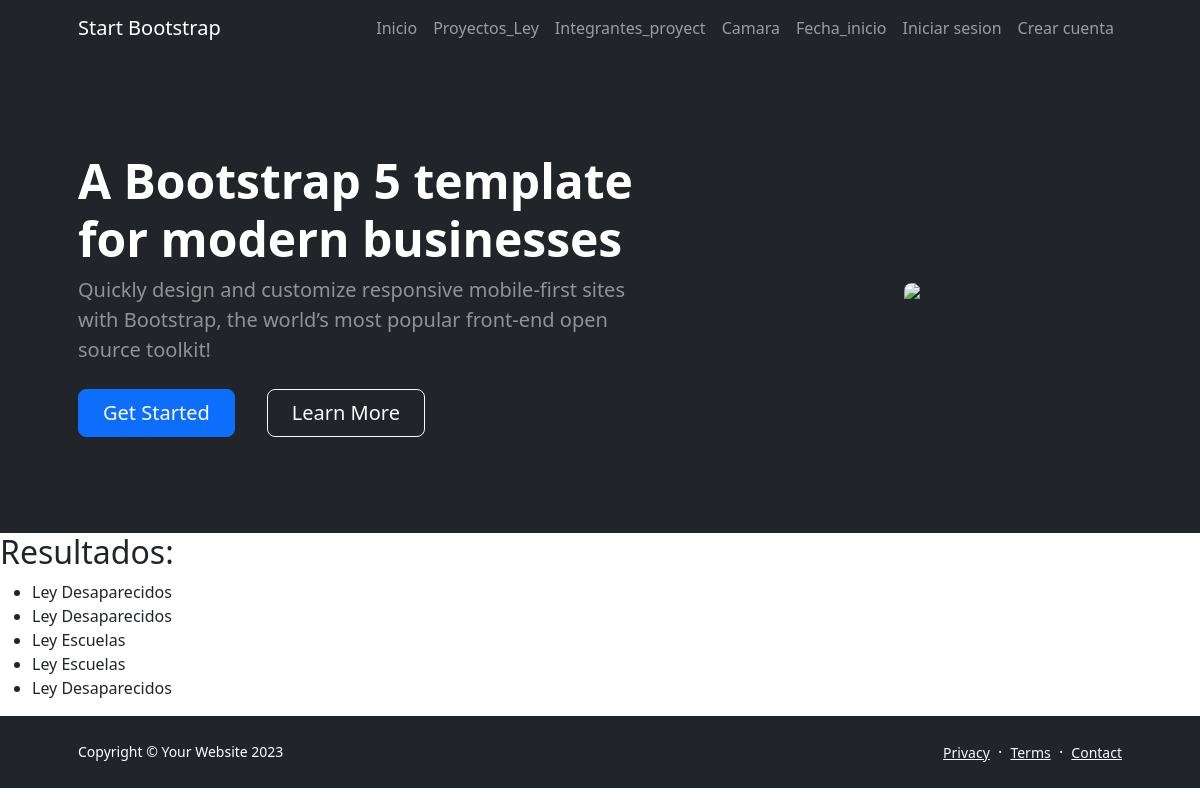
Page /busqueda_proyecto_ley/ on the earlier database version.
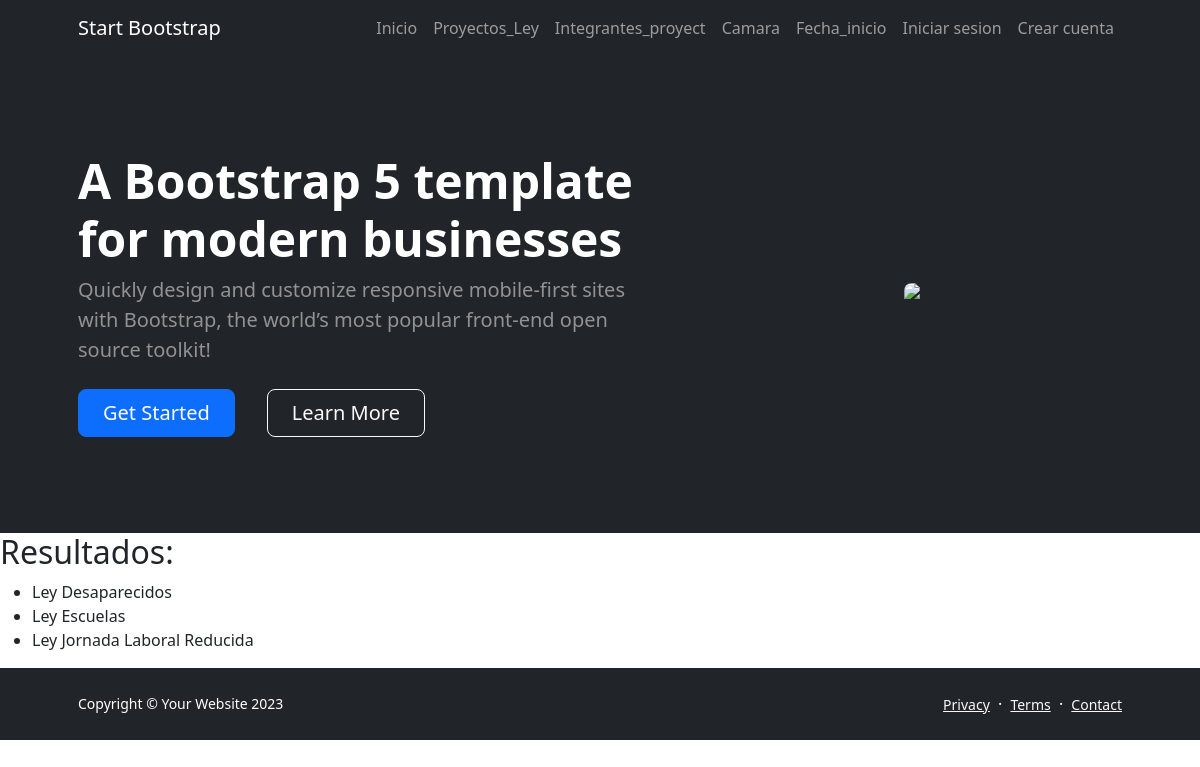
Same page on the later database version.
### appcoder/models.py (models this page shows, shortened)
class Proyectos_Ley(models.Model):
    nombre= models.CharField(max_length=40)
    tematica=models.CharField(max_length=20)

### appcoder/views.py (the view)
# urls.py: path('busqueda_proyecto_ley/', views.busqueda_proyecto_ley,name='busqueda_proyecto_ley'),
def busqueda_proyecto_ley(request):
    if request.method == "GET":
        nombre = request.GET.get("nombre", "")
        proyectos_ley = Proyectos_Ley.objects.filter(nombre__icontains=nombre)
        return render(request, 'AppCoder/resultados_busqueda.html', {'proyectos_ley': proyectos_ley})

### appcoder/templates/AppCoder/resultados_busqueda.html
{% extends 'AppCoder/base.html' %}
{% load static %}
{% block main %}
<h2>Resultados:</h2>
    {% if proyectos_ley %}
        <ul>
            {% for proyecto in proyectos_ley %}
                <li>{{ proyecto.nombre }}</li>
            {% endfor %}
        </ul>
    {% else %}
        <p>No se encontraron proyectos de ley con ese nombre.</p>
    {% endif %}
    {% endblock main %}

Differences in the rows shown:
removed Proyectos_Ley: nombre "Ley Desaparecidos"
removed Proyectos_Ley: nombre "Ley Escuelas"
removed Proyectos_Ley: nombre "Ley Desaparecidos"
added Proyectos_Ley: nombre "Ley Jornada Laboral Reducida"
